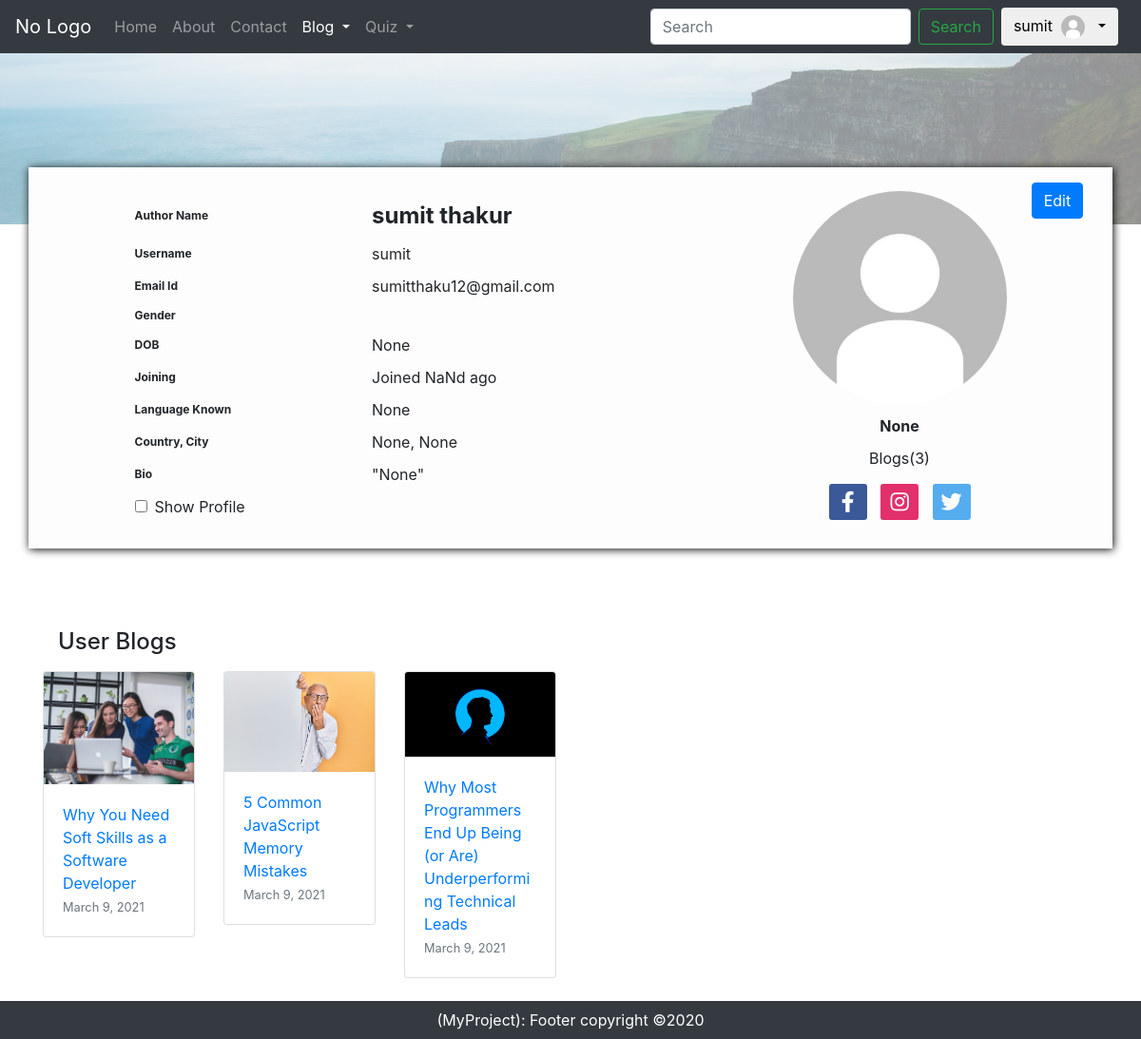
Screenshot of /blog/viewAuthorProfile/ (signed in) with the database file from the repository.
### home/models.py (models this page shows, shortened)
class UserProfile(models.Model):
    GENDER_CHOICES = (
        ("MALE","male"),
        ("FEMALE","female"),
        ("OTHERS","others"),
    )
    UserUsername = models.OneToOneField(User,on_delete=models.CASCADE,blank=True, null=True)
    phoneNumber = models.CharField(blank=True,null=True,max_length=12)
    Gender = models.CharField(choices=GENDER_CHOICES,max_length=50,blank=True)
    Dob = models.DateField(auto_now_add=False,auto_now=False,blank=True,null=True)
    JoiningDate = models.DateTimeField(auto_now_add=True)
    Country = models.CharField(max_length=100,blank=True, null=True)
    State = models.CharField(max_length=100,blank=True, null=True)
    District = models.CharField(max_length=100,blank=True, null=True)
    city = models.CharField(max_length=100,blank=True, null=True)
    address = models.CharField(max_length=100,blank=True, null=True)
    designation = models.CharField(max_length=100,blank=True, null=True)
    facebook_url = models.CharField(max_length=100,blank=True, null=True)
    instagram_url = models.CharField(max_length=100,blank=True, null=True)
    twitter_url = models.CharField(max_length=100,blank=True, null=True)
    pincode = models.CharField(blank=True,null=True,max_length=10)
    Bio = models.TextField(blank=True, null=True)
    coverImage = models.ImageField(blank=True, null=True,upload_to='images/coverImage/',default='defaultCover.jpg')
    profileImage = models.ImageField(blank=True, null=True,upload_to='images/profileImage/',default='defaultProfile.jpg')
    isPublic = models.BooleanField(default=False)
    securityQues = models.CharField(max_length=200,blank=True, null=True)
    securityAns = models.CharField(max_length=400,blank=True, null=True)
    language = models.CharField(max_length=400,blank=True, null=True)

### blog/models.py (models this page shows, shortened)
class UserPost(models.Model):
    authorUsername = models.ForeignKey(User,on_delete=models.CASCADE)
    title = models.CharField(max_length=255)
    label = models.CharField(max_length=200)
    category = models.CharField(max_length=200)
    image = models.ImageField(upload_to='images/userPost/')
    slug = models.CharField(max_length=255)
    author = models.CharField(max_length=50)
    dateUpdate = models.DateTimeField(auto_now=True,blank=True, null=True)
    timeStamp = models.DateTimeField(auto_now_add=True,blank=True, null=True)
    timeRead = models.CharField(max_length=10)
    content = RichTextField(blank=True)
    userStatus = models.CharField(max_length=50)
    adminStatus = models.BooleanField(default=False)

### blog/views.py (the view)
# urls.py: path('viewAuthorProfile/',views.viewAuthorProfile,name="viewAuthorProfile"),
def viewAuthorProfile(request):
    myuser = User.objects.filter(username=request.user).first()
    if myuser is not None:
        myprofile = UserProfile.objects.get(UserUsername=request.user)
        user_post = UserPost.objects.filter(authorUsername=request.user)
        context = {"myuser":myuser,"myprofile":myprofile,"edit":True,"postCount":user_post.count(),'userPost':user_post}
        return render(request,'blog/ViewAuthorProfile.html',context)
    else:
        return HttpResponse("404 page not found")

### home/context_processors.py (called while the page is built)
def profile(request):
    if not request.user.is_authenticated:
        return {
            'profile': 'Anonymous'
        }
    else:
        return{
        'profile': UserProfile.objects.filter(UserUsername=request.user).first()
        }

### templates/blog/ViewAuthorProfile.html (shortened to what this page needs)
{% extends 'home/base.html' %}
{% block logBlogactive %}active{% endblock %}
{% block css %}
{% load static %}
<link rel="stylesheet" href="{% static 'css/profile.css' %}">
{% endblock css %}
{% block body %}
<div class="container-fluid p-0">
    {% if profileHide %}
    <div style="min-height:100vh;" class="text-center m-3">
        <h2><strong style="font-size: 1.2em;border-bottom:2px solid grey">{{username}}</strong> profile is not Public. </h2>
    </div>
    {% else %}
    <div class="timeline-image">
        <img src="/media/{{myprofile.coverImage}}" alt="timeline">
    </div>
    <div class="container profile-container">
        {% if edit %}
        <div class="edit-block">
            <span><a href="/blog/editAuthorProfile/" role="button" class="btn btn-primary m-2">Edit</a></span>
        </div>
        {% endif %}
        <div class="left-profile-block">
            <div class="profile-element">
                <div class="small-text">Author Name</div>
                <div class="big">
                    <span>{{myuser.first_name}}</span>
                    <span>{{myuser.last_name}}</span>
                </div>
            </div>
            <div class="profile-element">
                <div class="small-text">Username </div>
                <div>
                    <span>{{myuser.username}}</span>
                </div>
            </div>
            <div class="profile-element">
                <div class="small-text">Email Id </div>
                <div>
                    <span>{{myuser.email}}</span>
                </div>
            </div>
            <div class="profile-element">
                <div class="small-text ">Gender</div>
            </div>
            <div class="profile-element">
                <div class="small-text">DOB</div>
                <div>
                    <span>{{myprofile.Dob}}</span>
                </div>
            </div>
            <div class="profile-element">
                <div class="small-text">Joining </div>
                <div>
                    <span id="joining">{{myprofile.JoiningDate.isoformat}}</span>
                </div>
            </div>
            <div class="profile-element">
                <div class="small-text">Language Known </div>
                <div>
                    <span>{{myprofile.language}}</span>
                </div>
            </div>
            <div class="profile-element">
                <div class="small-text">Country, City</div>
                <div>
                    <span>{{myprofile.Country}}</span>,
                    <span>{{myprofile.city}}</span>
                </div>
            </div>
            <div class="profile-element">
                <div class="small-text">Bio </div>
                <div>
                    "<span>{{myprofile.Bio}}</span>"
                </div>
            </div>
            <div class="profile-element">
                <input type="checkbox" id="checkbox" onclick="return false;" readonly="readonly">
                <div class="mx-2">Show Profile</div>
            </div>
        </div>
        <div class="right-profile-block">
            <div class="profile-element">
                <div class="profile-image">
                    <img src="/media/{{myprofile.profileImage}}" alt="User Profile picture">
                </div>
            </div>
            <div class="profile-element text-center">
                <strong><span>{{myprofile.designation}}</span></strong>
            </div>
            <div class="profile-element text-center">
                <span>Blogs({{postCount}})</span>
            </div>
            <div class="profile-element text-center">
                <div class="social-links">
                    <a href="{{myprofile.facebook_url}}" target="_blank"><i class="fab fa-facebook-f"></i></a>
                    <a href="{{myprofile.instagram_url}}" target="_blank"><i class="fab fa-instagram"></i></a>
                    <a href="{{myprofile.twitter_url}}" target="_blank"><i class="fab fa-twitter"></i></a>
                </div>
            </div>
        </div>
    </div>
</div>
<div class="container my-4">
    <h4 class="m-3">User Blogs</h4>
    {% if postCount == 0 %}
    <div>
        <p style="color:grey">User not publish any post yet!</p>
    </div>
    {% else %}
    <div class="row">
        {% for post in userPost %}
        <div class="col-lg-2 col-md-4 col-sm-6">
            <div class="card">
                <img src="/media/{{post.image}}" class="card-img-top size" alt="...">
                <div class="card-body">
                    <a href="/blog/{{post.slug}}" class="card-title">{{post.title}}</a>
                    <p class="card-text"><small class="text-muted">{{post.timeStamp.date}}</small></p>
                </div>
            </div>
        </div>
        {% endfor %}
    </div>
</div>
{% endif %}
</div>
{% endif %}
{% endblock body %}

### templates/home/base.html (shortened to what this page needs)
<!DOCTYPE html>
<html lang="en">
<head>
  <link rel="stylesheet" href="https://cdnjs.cloudflare.com/ajax/libs/font-awesome/5.15.2/css/all.min.css">
  <link rel="stylesheet" href="https://maxcdn.bootstrapcdn.com/bootstrap/4.0.0/css/bootstrap.min.css"
 />
  <link rel="stylesheet" href="https://cdn.jsdelivr.net/npm/bootstrap-icons@1.4.0/font/bootstrap-icons.css">
  {% block css %}
  {% endblock css %}
</head>
<body>
  <nav class="navbar navbar-expand-lg navbar-dark bg-dark navbar-sticky">
    <a class="navbar-brand" href="/">No Logo</a>
    <div class="collapse navbar-collapse" id="navbarSupportedContent">
      <ul class="navbar-nav mr-auto">
        <li class="nav-item {% block homeactive %}
        {% endblock homeactive %}">
          <a class="nav-link" href="/">Home <span class="sr-only">(current)</span></a>
        </li>
        <li class="nav-item {% block aboutactive %}
        {% endblock aboutactive %}">
          <a class="nav-link" href="/about">About</a>
        </li>
        <li class="nav-item {% block contactactive %}
        {% endblock contactactive %}">
          <a class="nav-link" href="/contact">Contact</a>
        </li>
      {% if not user.is_authenticated %}
        <li class="nav-item {% block blogactive %}
        {% endblock blogactive %}">
          <a class="nav-link" href="/blog">Blog</a>
        </li>
         <li class="nav-item {% block quizactive %}{% endblock %}">
          <a class="nav-link" href="/quiz">Quiz</a>
        </li>
      {% else %}
        <div class=" nav-item dropdown">
        <a class=" dropdown-toggle nav-link {% block logBlogactive %}{% endblock %}" id="menu1" data-toggle="dropdown" href="#">Blog
        </a>
        </div>
        <div class=" nav-item dropdown">
        <a class=" dropdown-toggle nav-link {% block logQuizactive %}{% endblock %}" id="menu1" data-toggle="dropdown" href="#">Quiz
        </a>
        </div>
      {% endif %}
      </ul>
      <form class="form-inline my-2 my-lg-0" method="get" action="/blog/search/">
        <input class="form-control mr-sm-2" type="search" placeholder="Search" aria-label="Search" name="query" id="query" />
        <button class="btn btn-outline-success my-2 my-sm-0" type="submit">Search</button>
      </form>
      {% if not user.is_authenticated %}
      <a href="/account/signup" role="button" class="btn btn-primary m-2">Sign Up</a>
      <a href="/account/login" role="button" class="btn btn-primary m-2">Login</a>
      {% else %}
      <div class="dropdown mx-2">
        <button class="btn btn-default dropdown-toggle" type="button" id="menu1" data-toggle="dropdown">{{request.user}}
        <img src="/media/{{profile.profileImage}}" style="width: 25px;
        height: 25px;
        border-radius: 50%;
        margin: 0px 5px;
        object-fit: cover;">
        </button>
      </div>
      {% endif %}
    </div>
  </nav>
  <div style="min-height: 90vh;">
    {% block body %}
    {% endblock body %}
  <footer class="footer">
    <span> (MyProject): Footer copyright &copy;2020</span>
  </footer>
</body>
</html>

### static/css/profile.css (style rules this page uses)
.timeline-image { height: 180px; }
.timeline-image img { width: 100%; height: 180px; object-fit: cover; opacity: 0.5; }
.profile-container { background: rgba(253, 253, 253, 1); filter: drop-shadow(1px 1px 5px black); }
.profile-image img { width: 225px; height: 225px; border-radius: 50%; object-fit: cover; }
.profile-container { display: flex; justify-content: space-around; align-items: center; position: relative; top: -60px; left: 0; right: 0; padding: 15px; font-size: 16px; }
.container-fluid { position: relative; }
.left-profile-block { flex: 0.6; }
.left-profile-block .profile-element { display: flex; align-items: center; }
.profile-element { margin: 10px; }
.left-profile-block .profile-element div { width: 50%; }
.big { font-size: 24px; font-weight: bolder; }
.edit-block { position: absolute; top: 2%; right: 2%; z-index: 10; }
.fab { padding: 8px; width: 40px; font-size: 22px; text-align: center; text-decoration: none; margin: 5px; border-radius: 3px; }
.fa-facebook-f { background: #3b5998; color: white; }
.fa-twitter { background: #55acee; color: white; }
.fa-instagram { background: #e1306c; color: white; }
.small-text { font-size: 12px; font-weight: bold; }

### templates/home/base.html (style rules this page uses)
.footer { background-color: #343a40; color: white; text-align: center; padding: 8px; }
.navbar-sticky { position: sticky; top: 0; left: 0; right: 0; z-index: 10; }

### rows the page displays
UserProfile: profileImage (placeholder picture), coverImage (placeholder picture), Dob "None", language "None", Country "None", city "None", Bio "None", designation "None"
UserPost: image (picture), title "Why You Need Soft Skills as a Software Developer", timeStamp "March 9, 2021"
UserPost: image (picture), title "5 Common JavaScript Memory Mistakes", timeStamp "March 9, 2021"
UserPost: image (picture), title "Why Most Programmers End Up Being (or Are) Underperforming Technical Leads", timeStamp "March 9, 2021"

### other values shown
{{ request.user }} "sumit"
{{ myuser.first_name }} "sumit"
{{ myuser.last_name }} "thakur"
{{ myuser.username }} "sumit"
{{ myuser.email }} "sumitthaku12@gmail.com"
{{ postCount }} "3"
